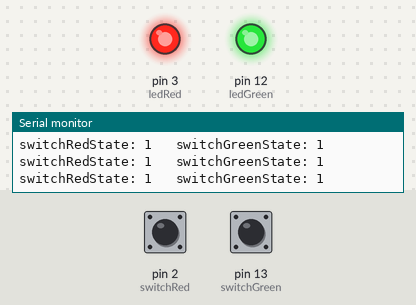
This sketch was run on a simulated Arduino Uno, built with avr-gcc and run on an emulated ATmega328P. On the bench: output pins drawn as LEDs (lit = HIGH), the last lines printed to the serial monitor. The inputs (shaded band) are chosen by the test bench; at power-on: pin 2 (switchRed) HIGH, pin 13 (switchGreen) HIGH.

Above: at 1.2 s.
1.3 s: pin 2 (switchRed) pulled LOW for 0.15 s
At 1.44 s:
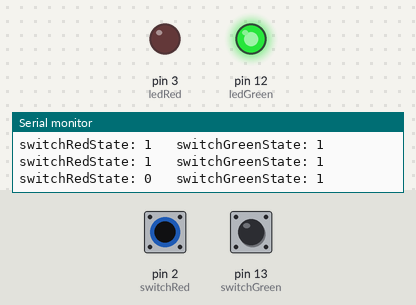
3.0 s: pin 13 (switchGreen) pulled LOW for 0.15 s
At 3.13 s:
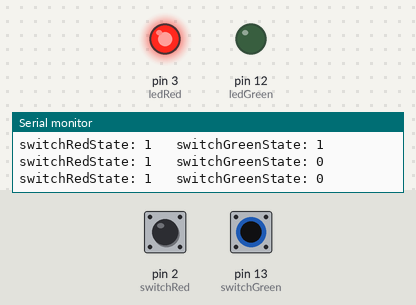
4.7 s: pin 13 (switchGreen) pulled LOW for 3.2 s
At 8.4 s:
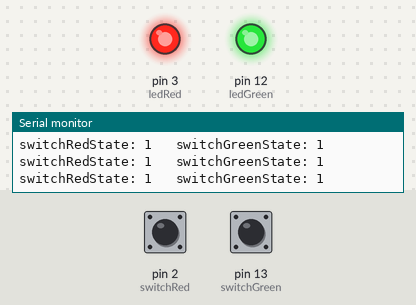
10.9 s: pin 2 (switchRed) pulled LOW for 3.2 s
At 11.7 s:
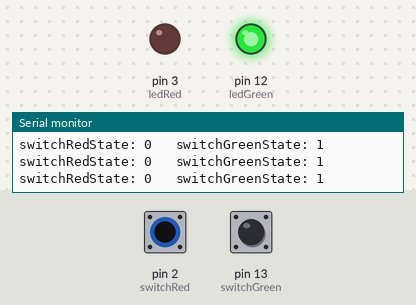
17.1 s: pin 2 (switchRed) driven LOW and pin 13 (switchGreen) driven LOW
At 18.2 s:
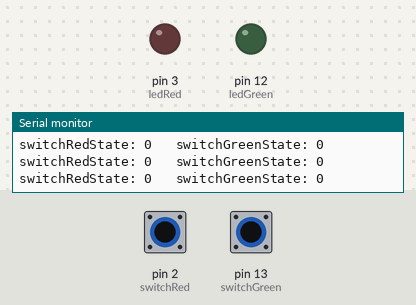
Timing chart, 0 to 19.6 s (numbered marks = the images above; inputs shaded):
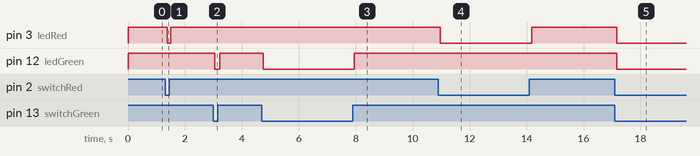

The sketch:

led_buttons.ino
```cpp
#define ledRed 3
#define switchRed 2

#define ledGreen 12
#define switchGreen 13

int switchRedState = 0;
int switchGreenState = 0;

void setup() {
  // put your setup code here, to run once:
  Serial.begin(9600);

  pinMode(ledRed, OUTPUT);
  pinMode(switchRed, INPUT);

  pinMode(ledGreen, OUTPUT);
  pinMode(switchGreen, INPUT);
}

void loop() {
  // put your main code here, to run repeatedly:
  digitalWrite(ledRed,switchRedState);
  digitalWrite(ledGreen,switchGreenState);


  switchRedState = digitalRead(switchRed);
  switchGreenState = digitalRead(switchGreen);

  Serial.print("switchRedState: ");
  Serial.print(switchRedState);
  Serial.print("   switchGreenState: ");
  Serial.println(switchGreenState);

}
```

Measured:
- after the input at 1.3 s, pin 3 (ledRed): HIGH → LOW after 0.08 s, → HIGH 0.13 s later
- after the input at 3.0 s, pin 12 (ledGreen): HIGH → LOW after 0.05 s, → HIGH 0.17 s later
- after the input at 4.7 s, pin 12 (ledGreen): HIGH → LOW after 0.05 s, → HIGH 3.2 s later
- after the input at 10.9 s, pin 3 (ledRed): HIGH → LOW after 0.08 s, → HIGH 3.2 s later
- after the input at 17.1 s, pin 3 (ledRed), pin 12 (ledGreen): HIGH → LOW after 0.06 s
